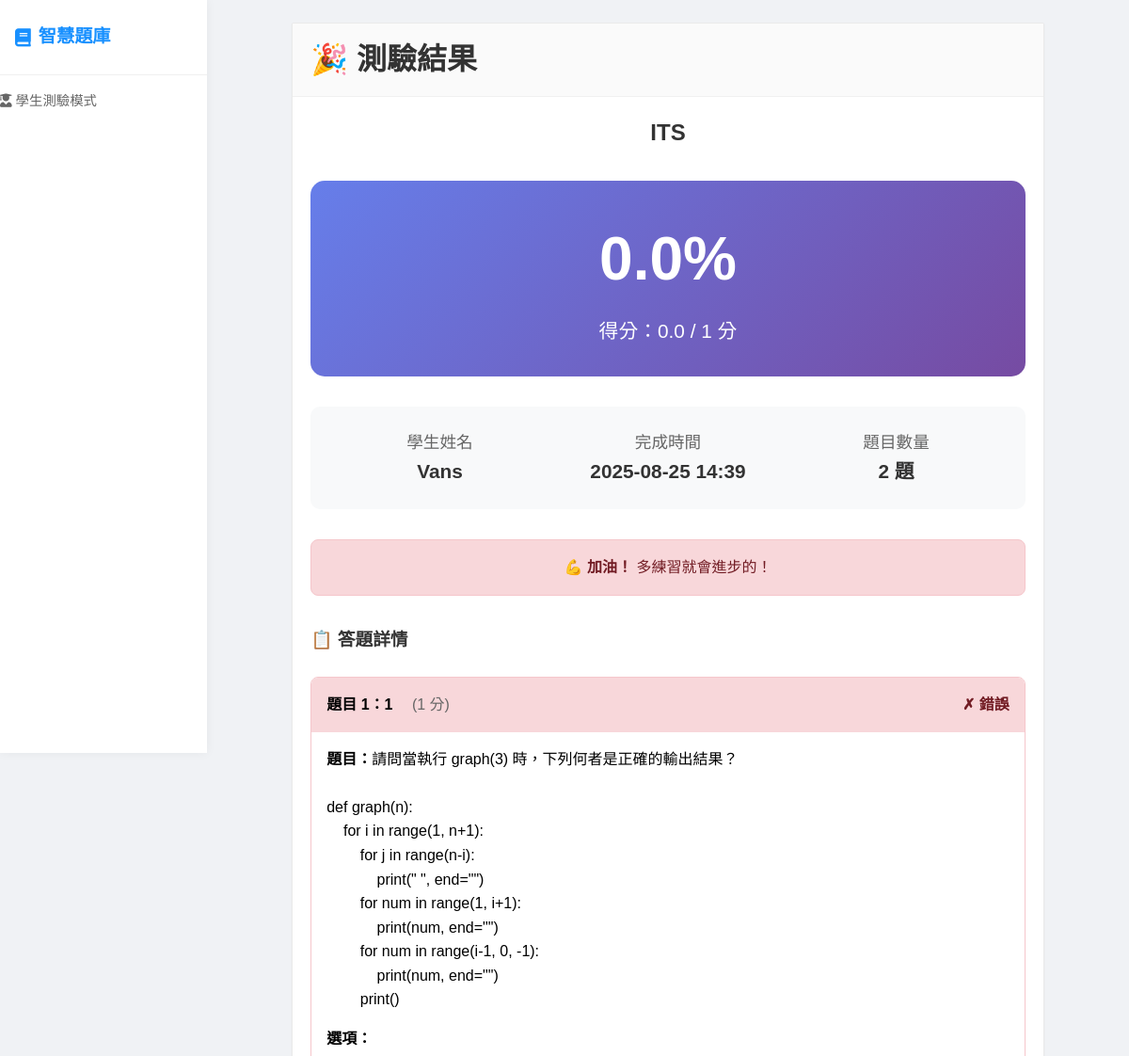
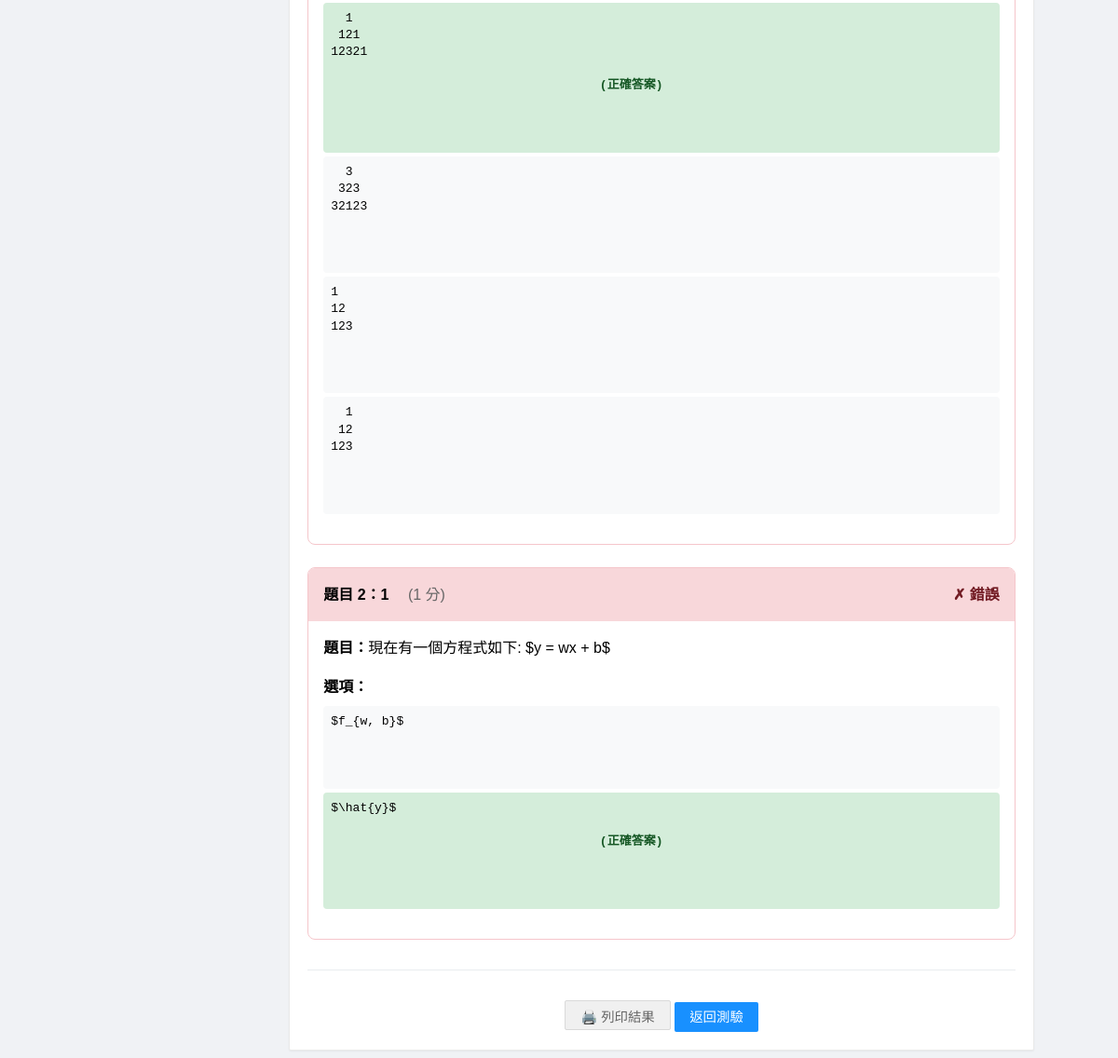
The app's page /result/1, older data (2 pictures, top to bottom).
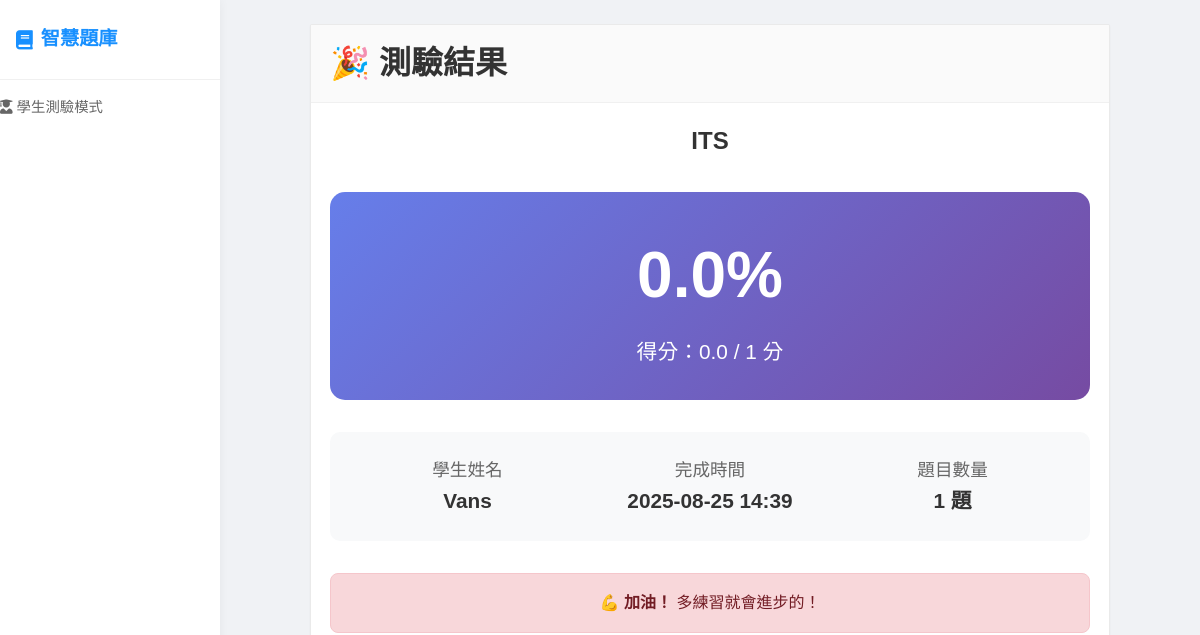
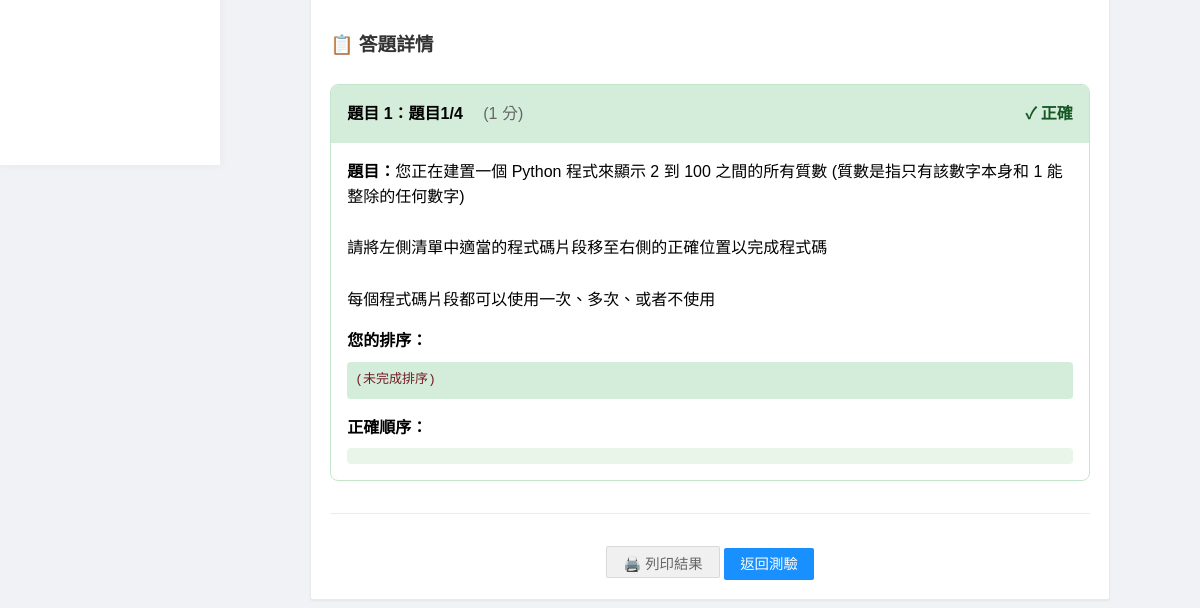
The same page, newer data (2 pictures, top to bottom).
### app.py (models this page shows)
class QuizBank(db.Model):
    id = db.Column(db.Integer, primary_key=True)
    title = db.Column(db.String(200), nullable=False)
    description = db.Column(db.Text)
    access_code = db.Column(db.String(10), unique=True, nullable=False)
    is_active = db.Column(db.Boolean, default=True)
    created_at = db.Column(db.DateTime, default=datetime.utcnow)
    teacher_id = db.Column(db.Integer, db.ForeignKey('user.id'), nullable=False)
    questions = db.relationship('Question', backref='quiz_bank', lazy=True, cascade='all, delete-orphan')
    submissions = db.relationship('Submission', backref='quiz_bank', lazy=True)

class Submission(db.Model):
    id = db.Column(db.Integer, primary_key=True)
    student_name = db.Column(db.String(100), nullable=False)
    student_email = db.Column(db.String(120))
    answers = db.Column(db.Text)  # JSON格式儲存答案
    score = db.Column(db.Float, default=0)
    total_points = db.Column(db.Integer, default=0)
    submitted_at = db.Column(db.DateTime, default=datetime.utcnow)
    quiz_bank_id = db.Column(db.Integer, db.ForeignKey('quiz_bank.id'), nullable=False)

class Question(db.Model):
    id = db.Column(db.Integer, primary_key=True)
    title = db.Column(db.String(200), nullable=False)
    question_text = db.Column(db.Text, nullable=False)
    question_type = db.Column(db.String(50), nullable=False)  # single_choice, multiple_choice, fill_blank, dropdown, parsons
    question_data = db.Column(db.Text)  # JSON格式儲存選項、正確答案等
    points = db.Column(db.Integer, default=1)
    order_index = db.Column(db.Integer, default=0)
    quiz_bank_id = db.Column(db.Integer, db.ForeignKey('quiz_bank.id'), nullable=False)
    created_at = db.Column(db.DateTime, default=datetime.utcnow)

### app.py (the view)
@app.route('/result/<int:submission_id>')
def view_result(submission_id):
    submission = Submission.query.get_or_404(submission_id)
    questions = Question.query.filter_by(quiz_bank_id=submission.quiz_bank_id).order_by(Question.order_index).all()
    student_answers = json.loads(submission.answers) if submission.answers else {}
    return render_template('result.html', submission=submission, questions=questions, student_answers=student_answers)

### templates/result.html (shortened to what this page needs)
{% extends "quiz_base.html" %}
{% block content %}
<div style="max-width: 800px; margin: 0 auto;">
    <div class="card">
        <div class="card-header">
            <h1 style="margin: 0;">🎉 測驗結果</h1>
        </div>
        <div class="card-body">
            <div style="text-align: center; margin-bottom: 2rem;">
                <h2 style="color: #333; margin-bottom: 1rem;">{{ submission.quiz_bank.title }}</h2>
                <div style="background: linear-gradient(135deg, #667eea 0%, #764ba2 100%); color: white; padding: 2rem; border-radius: 15px; margin: 2rem 0;">
                    <div style="font-size: 4rem; font-weight: bold; margin-bottom: 0.5rem;">
                        {{ "%.1f"|format((submission.score / submission.total_points * 100) if submission.total_points > 0 else 0) }}%
                    </div>
                    <div style="font-size: 1.3rem;">
                        得分：{{ submission.score }} / {{ submission.total_points }} 分
                    </div>
                </div>
                <div style="background: #f8f9fa; padding: 1.5rem; border-radius: 10px; margin-bottom: 2rem;">
                    <div style="display: grid; grid-template-columns: repeat(auto-fit, minmax(150px, 1fr)); gap: 1rem; text-align: center;">
                        <div>
                            <div style="font-size: 1.1rem; color: #666;">學生姓名</div>
                            <div style="font-size: 1.3rem; font-weight: bold; color: #333;">{{ submission.student_name }}</div>
                        </div>
                        <div>
                            <div style="font-size: 1.1rem; color: #666;">完成時間</div>
                            <div style="font-size: 1.3rem; font-weight: bold; color: #333;">{{ submission.submitted_at.strftime('%Y-%m-%d %H:%M') }}</div>
                        </div>
                        <div>
                            <div style="font-size: 1.1rem; color: #666;">題目數量</div>
                            <div style="font-size: 1.3rem; font-weight: bold; color: #333;">{{ submission.quiz_bank.questions|length }} 題</div>
                        </div>
                    </div>
                </div>
                {% set percentage = (submission.score / submission.total_points * 100) if submission.total_points > 0 else 0 %}
                {% if percentage >= 80 %}
                <div style="background: #d4edda; border: 1px solid #c3e6cb; color: #155724; padding: 1rem; border-radius: 8px; margin-bottom: 1rem;">
                    <strong>🎉 優秀！</strong> 您的表現非常出色！
                </div>
                {% elif percentage >= 60 %}
                <div style="background: #fff3cd; border: 1px solid #ffeaa7; color: #856404; padding: 1rem; border-radius: 8px; margin-bottom: 1rem;">
                    <strong>👍 良好！</strong> 繼續努力，您會做得更好！
                </div>
                {% else %}
                <div style="background: #f8d7da; border: 1px solid #f5c6cb; color: #721c24; padding: 1rem; border-radius: 8px; margin-bottom: 1rem;">
                    <strong>💪 加油！</strong> 多練習就會進步的！
                </div>
                {% endif %}
            </div>
            <div style="margin-top: 2rem;">
                <h3 style="margin-bottom: 1.5rem; color: #333;">📋 答題詳情</h3>
                {% set student_answers = student_answers if student_answers is defined else submission.answers | from_json %}
                {% for question in submission.quiz_bank.questions %}
                {% set question_data = question.question_data | from_json %}
                {% set user_answer = student_answers.get(question.id|string) %}
                {% set is_correct = false %}
                {% if question.question_type in ['single_choice', 'dropdown'] %}
                    {% set correct_answer = question_data.get('correct_answer') %}
                    {% set is_correct = false %}
                    {% if user_answer == correct_answer %}
                        {% set is_correct = true %}
                    {% elif (user_answer|string) == (correct_answer|string) %}
                        {% set is_correct = true %}
                    {% elif (user_answer|string).strip() == (correct_answer|string).strip() %}
                        {% set is_correct = true %}
                    {% else %}
                        {% set user_normalized = (user_answer|string).replace('\r\n', '\n').replace('\r', '\n').strip() if user_answer else "" %}
                        {% set correct_normalized = (correct_answer|string).replace('\r\n', '\n').replace('\r', '\n').strip() if correct_answer else "" %}
                        {% if user_normalized == correct_normalized %}
                            {% set is_correct = true %}
                        {% endif %}
                    {% endif %}
                {% elif question.question_type == 'multiple_choice' %}
                    {% set correct_answers = question_data.get('correct_answers', []) %}
                    {% set user_answers_set = user_answer if user_answer is iterable and user_answer is not string else [] %}
                    {% set is_correct = (user_answers_set|sort == correct_answers|sort) %}
                {% elif question.question_type == 'fill_blank' %}
                    {% set correct_answer = question_data.get('correct_answer', '').lower().strip() %}
                    {% set user_answer_clean = (user_answer or '').lower().strip() %}
                    {% set is_correct = (user_answer_clean == correct_answer) %}
                {% elif question.question_type == 'parsons' %}
                    {% set correct_order = question_data.get('correct_order', []) %}
                    {% set user_order = [] %}
                    {% if user_answer is mapping and user_answer.order is defined %}
                        {% set user_order = user_answer.order if user_answer.order is iterable and user_answer.order is not string else [] %}
                    {% elif user_answer is mapping %}
                        {% for i in range(1, (correct_order|length) + 1) %}
                            {% if user_answer[i|string] is defined %}
                                {% set _ = user_order.append(user_answer[i|string]) %}
                            {% endif %}
                        {% endfor %}
                    {% else %}
                        {% set user_order = user_answer if user_answer is iterable and user_answer is not string else [] %}
                    {% endif %}
                    {% set is_correct = (user_order|length == correct_order|length) and user_order == correct_order %}
                    {% if not is_correct and user_order|length == correct_order|length %}
                        {% set user_set = user_order|sort %}
                        {% set correct_set = correct_order|sort %}
                        {% if user_set == correct_set %}
                            {% set is_correct = true %}
                        {% endif %}
                    {% endif %}
                {% endif %}
                <div class="question-result" style="border: 1px solid {{ '#c3e6cb' if is_correct else '#f5c6cb' }}; border-radius: 8px; margin-bottom: 1.5rem; overflow: hidden;">
                    <div style="background: {{ '#d4edda' if is_correct else '#f8d7da' }}; padding: 1rem; display: flex; justify-content: space-between; align-items: center;">
                        <div>
                            <strong>題目 {{ loop.index }}：{{ question.title }}</strong>
                            <span style="margin-left: 1rem; color: #666;">({{ question.points }} 分)</span>
                        </div>
                        <div style="font-weight: bold; color: {{ '#155724' if is_correct else '#721c24' }};">
                            {{ '✓ 正確' if is_correct else '✗ 錯誤' }}
                        </div>
                    </div>
                    <div style="padding: 1rem;">
                        <div style="margin-bottom: 1rem;">
                            <strong>題目：</strong><span style="white-space: pre-wrap;">{{ question.question_text | trim }}</span>
                        </div>
                        {% if question.question_type in ['single_choice', 'multiple_choice'] %}
                        <div style="margin-bottom: 1rem;">
                            <strong>選項：</strong>
                            <div style="margin-top: 0.5rem;">
                                {% for option in question_data.options %}
                                {% set is_user_choice = (option == user_answer) or (user_answer and option in user_answer) %}
                                {% set is_correct_option = (option == question_data.get('correct_answer')) or (option in question_data.get('correct_answers', [])) %}
                                <div style="padding: 0.5rem; margin: 0.25rem 0; border-radius: 4px;
                                     white-space: pre; font-family: 'Courier New', monospace; font-size: 13px; line-height: 1.4;
                                     text-indent: 0; margin-left: 0; overflow-x: auto;
                                     background: {% if is_correct_option %}#d4edda{% elif is_user_choice %}#f8d7da{% else %}#f8f9fa{% endif %};">{{ option }}
                                    {% if is_correct_option %}
                                    <span style="color: #155724; font-weight: bold;"> (正確答案)</span>
                                    {% endif %}
                                </div>
                                {% endfor %}
                            </div>
                        </div>
                        {% elif question.question_type == 'parsons' %}
                        <div style="margin-bottom: 1rem;">
                            <strong>您的排序：</strong>
                            <div style="font-family: monospace; background: {{ '#d4edda' if is_correct else '#f8d7da' }}; padding: 0.5rem; border-radius: 4px; margin-top: 0.5rem;">
                                {% if user_order %}
                                    {% for block in user_order %}
                                    <div style="padding: 0.25rem 0; border-left: 3px solid {{ '#27ae60' if is_correct else '#e74c3c' }}; padding-left: 0.5rem; margin: 0.25rem 0; white-space: pre-wrap; font-family: monospace;">
                                        {{ loop.index }}. {{ block }}
                                        {% if block in question_data.get('correct_order', []) %}
                                            {% if question_data.get('correct_order', []).index(block) == loop.index - 1 %}
                                            <span style="color: #27ae60; margin-left: 1rem;">✓ 位置正確</span>
                                            {% else %}
                                            <span style="color: #f39c12; margin-left: 1rem;">⚠ 位置錯誤</span>
                                            {% endif %}
                                        {% else %}
                                            <span style="color: #e74c3c; margin-left: 1rem;">✗ 這是干擾項</span>
                                        {% endif %}
                                    </div>
                                    {% endfor %}
                                {% else %}
                                    <div style="color: #721c24;">(未完成排序)</div>
                                {% endif %}
                            </div>
                        </div>
                        <div>
                            <strong>正確順序：</strong>
                            <div style="font-family: monospace; background: #e8f5e8; padding: 0.5rem; border-radius: 4px; margin-top: 0.5rem;">
                            </div>
                        </div>
                        {% endif %}
                    </div>
                </div>
                {% endfor %}
            </div>
            <div style="text-align: center; margin-top: 2rem; padding-top: 2rem; border-top: 1px solid #e9ecef;">
                <button onclick="window.print()" class="btn btn-secondary">🖨️ 列印結果</button>
                <a href="/quiz/{{ submission.quiz_bank.access_code }}" class="btn">返回測驗</a>
            </div>
        </div>
    </div>
</div>
{% endblock %}

### templates/quiz_base.html (shortened to what this page needs)
<!DOCTYPE html>
<html lang="zh-TW">
<head>
    <link rel="stylesheet" href="{{ url_for('static', filename='css/style.css') }}">
    <link rel="stylesheet" href="https://cdnjs.cloudflare.com/ajax/libs/font-awesome/5.15.4/css/all.min.css">
</head>
<body>
    <div class="container">
        <nav class="navbar">
            <h1><i class="fas fa-book"></i> 智慧題庫</h1>
            <div class="nav-links">
                <span style="color: #666; font-size: 0.9rem;">
                    <i class="fas fa-user-graduate"></i> 學生測驗模式
                </span>
            </div>
        </nav>
        <div class="content">
            {% block content %}{% endblock %}
        </div>
    </div>
</body>
</html>

Row changes from the older to the newer data that the page shows:
removed Question: title "1", points "1", value "✗ 錯誤", question_text "請問當執行 graph(3) 時，下列何者是正確的輸出結果？ def graph(n): for i in range(1, n+1): for j in range(n-i): print(\" \", end=\"\") for num in range(1, i+1): print(num, end=\"\") for num in range(i-1, 0, -1): print(num, end=\"\") print()", options "1 121 12321" "3 323 32123" "1 12 123" "1 12 123"
removed Question: title "1", points "1", value "✗ 錯誤", question_text "現在有一個方程式如下: $y = wx + b$", options "$f_{w, b}$" "$\\hat{y}$"
added Question: title "題目1/4", points "1", value "✓ 正確", question_text "您正在建置一個 Python 程式來顯示 2 到 100 之間的所有質數 (質數是指只有該數字本身和 1 能整除的任何數字) 請將左側清單中適當的程式碼片段移至右側的正確位置以完成程式碼 每個程式碼片段都可以使用一次、多次、或者不使用", shows "(未完成排序)"
Text that changed along with them:
{{ submission.quiz_bank.questions|length }}: "2" → "1"
